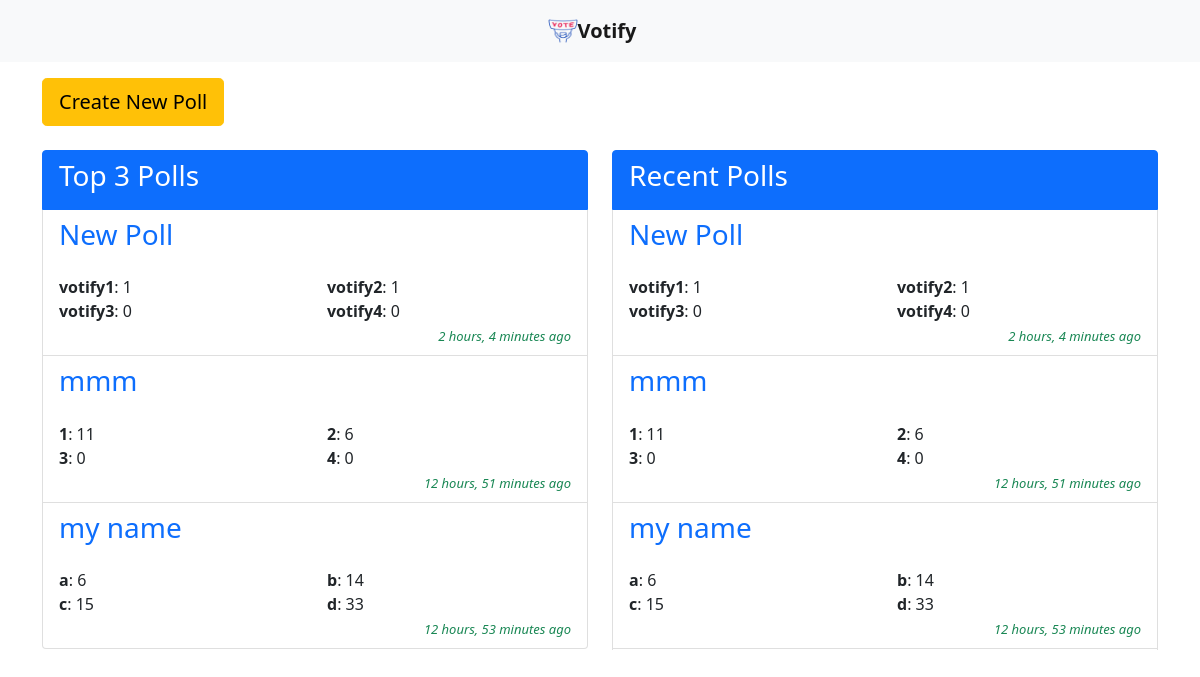
/poll/, run on an earlier commit of the app's database.
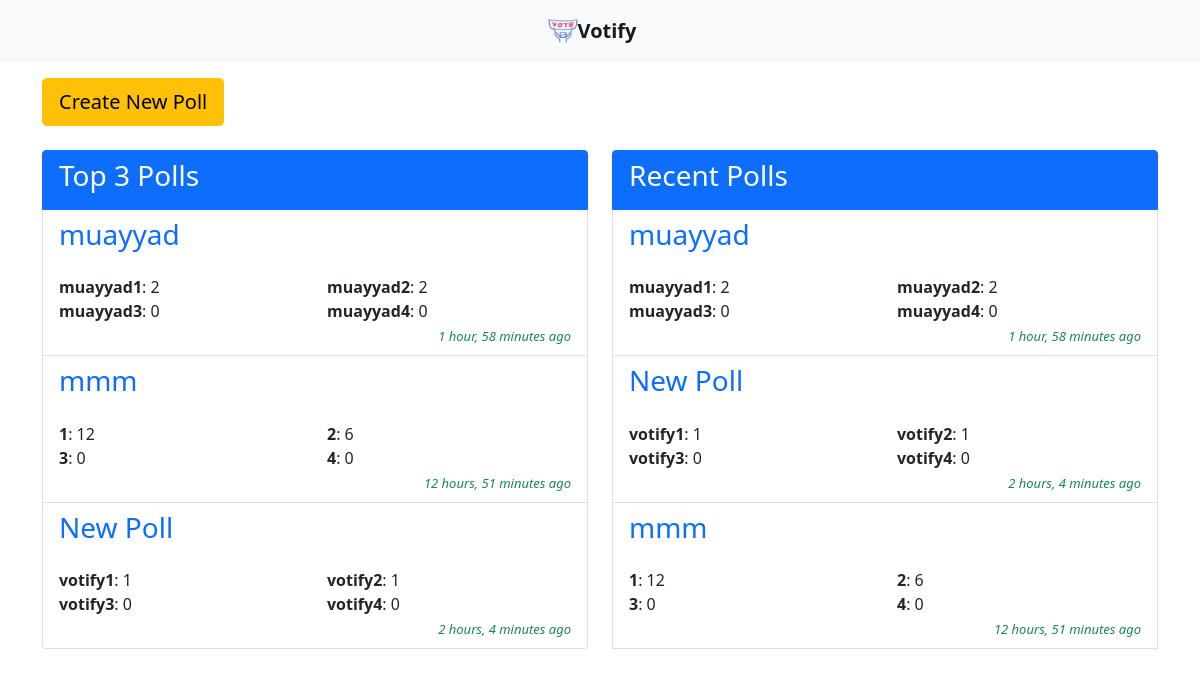
And on a later commit of the database.
### votingapp/models.py (models this page shows, shortened)
class Poll(models.Model):
    author = models.ForeignKey('auth.User', on_delete=models.DO_NOTHING)
    title = models.CharField(max_length=256, unique=True)
    created_date = models.DateTimeField(default=timezone.now())
    last_update = models.DateTimeField(default=timezone.now())

class Answer(models.Model):
    poll = models.ForeignKey(Poll, related_name='options', on_delete=models.CASCADE)
    title = models.CharField(max_length=256)
    isRequired = models.BooleanField()
    votes = models.IntegerField(default=0, blank=True)

### votingapp/views.py (the view)
# urls.py: path('poll/', poll_list.as_view(), name='poll_list'),
class poll_list(TemplateView):
    model = Poll
    template_name = 'poll_list.html'
    def get_context_data(self, **kwargs):
        LastPolls = Poll.objects.filter(created_date__lte = timezone.now()).order_by('-created_date')
        TopPolls = Poll.objects.filter(last_update__lte = timezone.now()).order_by('-last_update')[:3]
        context_data = super().get_context_data(**kwargs)
        context_data['LastPolls'] = LastPolls
        context_data['TopPolls'] = TopPolls
        return context_data

### votingapp/templates/votingapp/poll_list.html
{% extends 'shared.html' %}
{% block body_block %}
<div class="mb-4">
  <div class="row">
    <div class="col-6">
      <a href="{% url 'votingapp:poll_new' %}"> <button type="button" class="btn  btn-lg btn-warning"">Create New Poll</button></a>
    </div>
  </div>
</div>
<div class=" justify-content-center ">
          <div class=" row w-cols-2">
          <div class="col poll-container">
            <ul class="list-group">
              <li class="list-group-item active" aria-current="true">
                <h3>Top 3 Polls</h3>
              </li>
              {% if TopPolls %}
              {% for item in TopPolls %}
              <li class="list-group-item">
                <h3 class="mb-4"><a class="text-decoration-none" href="{% url 'votingapp:poll_vote' pk=item.pk %}">{{item.title}}</a></h3>
                <div class="row row-cols-2">
                  {% for option in item.options.all %}
                  <div class="col"><strong>{{option.title|safe}}</strong>: {{ option.votes|safe }}</div>
                  {% endfor %}
                </div>
                <div class="text-end text-success"> <i class="since">{{item.created_date | timesince}} ago</i> </div>
              </li>
              {% endfor %}
              {% else %}
              <h1>Top Polls not available!</h1>
              {% endif %}
            </ul>
          </div>
          <div class="col Scroll">
            <ul class="list-group">
              <li class="list-group-item active" aria-current="true">
                <h3>Recent Polls</h3>
              </li>
              {% if LastPolls %}
              {% for item in LastPolls %}
              <li class="list-group-item">
                <h3 class="mb-4"><a class="text-decoration-none" href="{% url 'votingapp:poll_vote' pk=item.pk %}">{{item.title}}</a></h3>
                <div class="row row-cols-2">
                  {% for option in item.options.all %}
                  <div class="col"><strong>{{option.title}}</strong>: {{option.votes}}</div>
                  {% endfor %}
                </div>
                <div class="text-end text-success"> <i class="since">{{item.created_date | timesince}} ago</i> </div>
              </li>
              {% endfor %}
              {% else %}
              <h1>No Polls Available!</h1>
              {% endif %}
            </ul>
          </div>
    </div>
  </div>
  {% endblock %}

What changed in the data, as far as the page shows it:
no longer on this page (row unchanged): Poll: title "my name", created_date "12 hours, 53 minutes"
no longer on this page (row unchanged): Answer: title "a", votes "6"
no longer on this page (row unchanged): Answer: title "b", votes "14"
no longer on this page (row unchanged): Answer: title "c", votes "15"
no longer on this page (row unchanged): Answer: title "d", votes "33"
added Poll: title "muayyad", created_date "1 hour, 58 minutes"
added Answer: title "muayyad1", votes "2"
added Answer: title "muayyad2", votes "2"
added Answer: title "muayyad3", votes "0"
added Answer: title "muayyad4", votes "0"
changed Poll "mmm": moves up the list
changed Answer (number 5 of 12 on the later page): votes "11" → "12"
